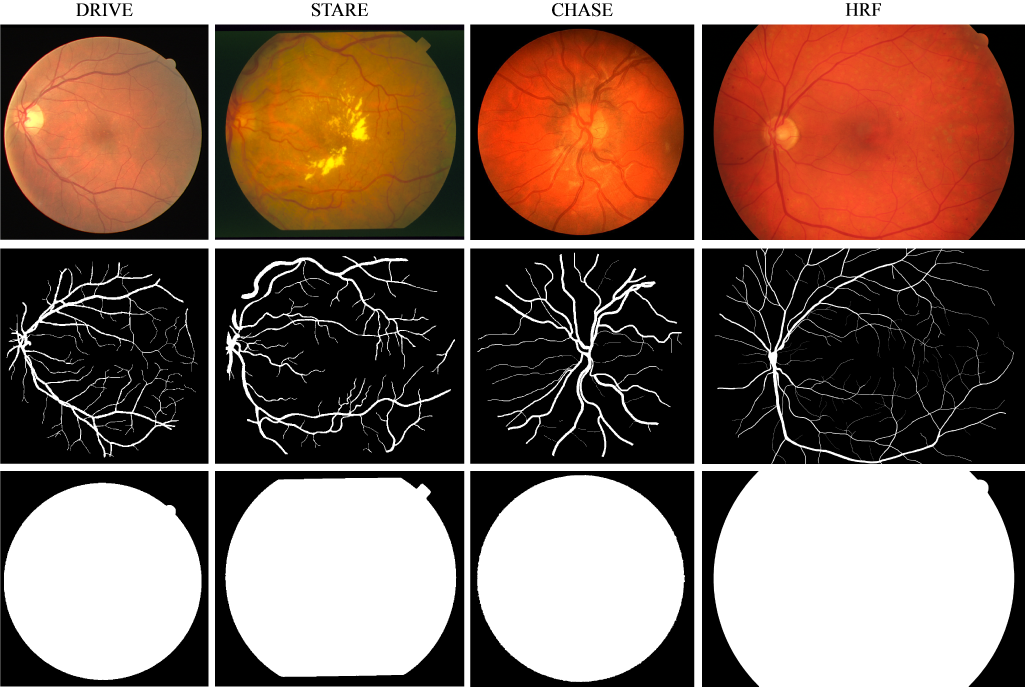
#> input picture figs/raw_pics.png, 4100 x 2746 px (shown at 1/4 size)
$ python -i pre_processing.py   (imports and definitions only)
#> lines starting #> are read from the running program, lines starting #| are printed output that depends on the picture; after the words box and inside, x2 and y2 are one past the last pixel; in counts of white or black regions, pixels touching at a corner belong together
###################################################
#
#   Script to pre-process the original imgs
#
##################################################
import cv2
from utils.help_functions import *
from os import path
from skimage import io, color, measure
from scipy import ndimage, stats


# My pre processing (use for both training and testing!)
# [65 lines left out: functions my_PreProc, histo_equalized, clahe_equalized, dataset_normalized, adjust_gamma, not called in this run]


def get_fov_mask(image_rgb, threshold=0.01):
    '''
    Automatically calculate the FOV mask (see Orlando et al., SIPAIM 2016 for further details) Convolutional neural network transfer for automated glaucoma identification
    '''
#> called with threshold = 0.01
    # format: [H, W, #channels]
    image_lab = color.rgb2lab(image_rgb)
#> image_lab: shape (2746, 4100, 3) float64; mean of channels 0, 1, 2 44.6, 9.3, 11.5
    # normalize the luminosity plane
    image_lab[:, :, 0] /= 100.0
#> image_lab: shape (2746, 4100, 3) float64; mean of channels 0, 1, 2 0.4, 9.3, 11.5
    # threshold the plane at the given threshold
    mask = image_lab[:, :, 0] >= threshold
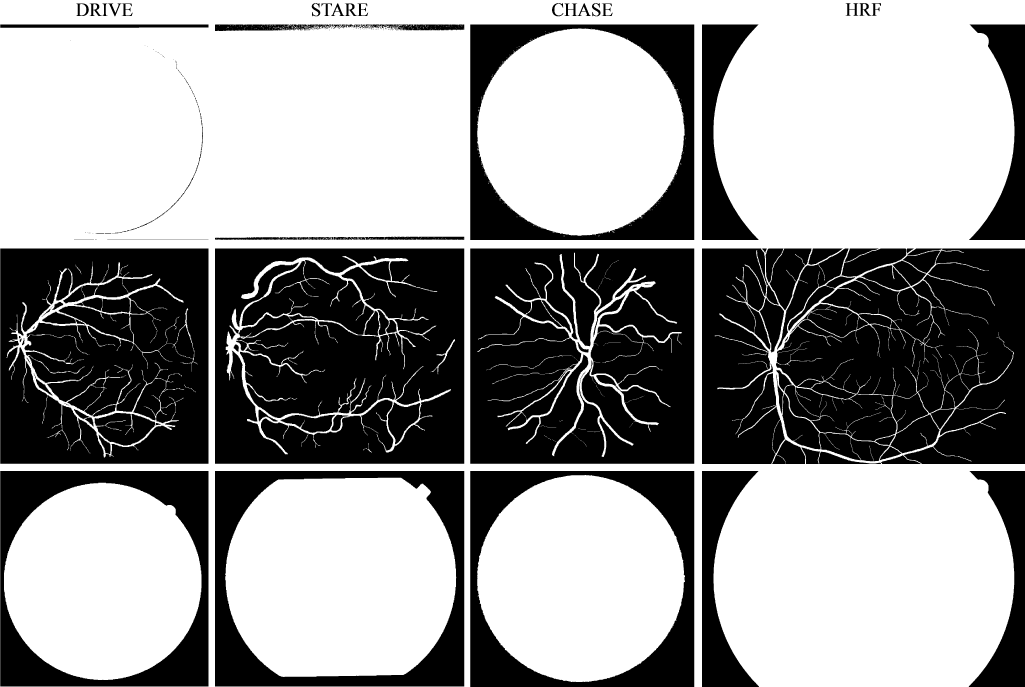
#> mask: shape (2746, 4100) bool (shown at 1/4 size); 59.8% white; 244 black regions (111 under 20 px), largest, box (x1, y1, x2, y2) and area: (1881, 994, 2777, 1855) 697237, (860, 994, 1857, 1855) 665398, (1, 994, 834, 1855) 621638

    # fill holes in the resulting mask
    mask = ndimage.binary_fill_holes(mask)
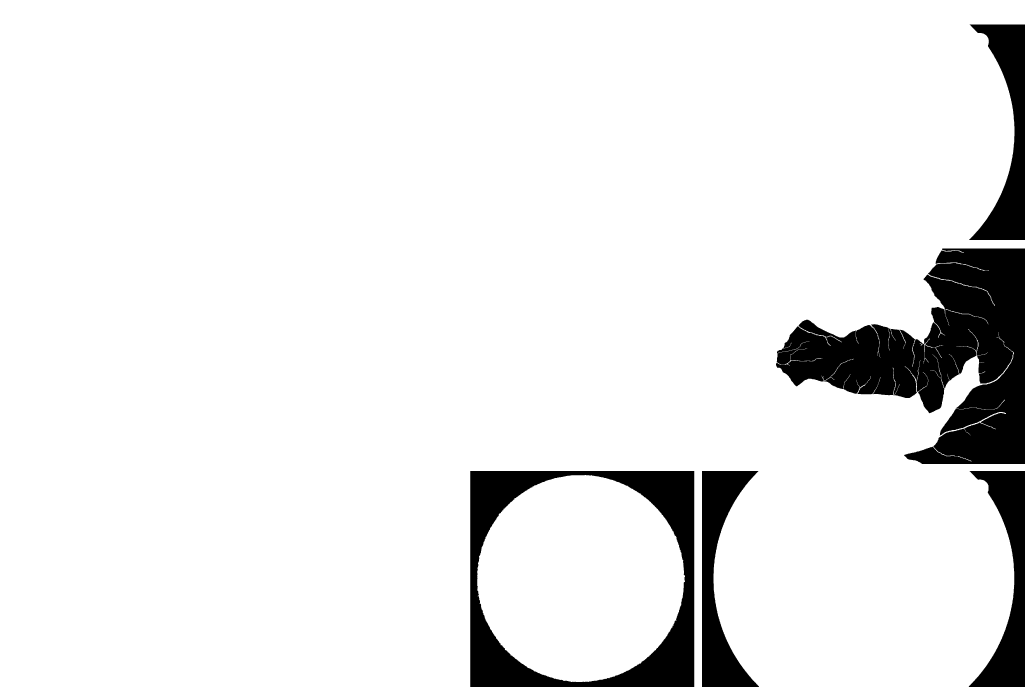
#> mask: shape (2746, 4100) bool (shown at 1/4 size); 91.8% white; 5 black regions, box (x1, y1, x2, y2) and area: (3104, 994, 4100, 1856) 431322, (1881, 1884, 2777, 2746) 234110, (2808, 1884, 3036, 2746) 88294, (3875, 1884, 4100, 2746) 84319, (3876, 98, 4100, 960) 83780
    mask = ndimage.filters.median_filter(mask, size=(5, 5))
#> mask: shape (2746, 4100) bool; 91.8% white; 5 black regions, box (x1, y1, x2, y2) and area: (3104, 994, 4100, 1856) 437180, (1881, 1884, 2777, 2746) 234116, (2808, 1884, 3035, 2746) 88284, (3876, 1884, 4100, 2746) 84326, (3878, 98, 4100, 960) 83779

    # get connected components
    connected_components = measure.label(mask).astype(float)
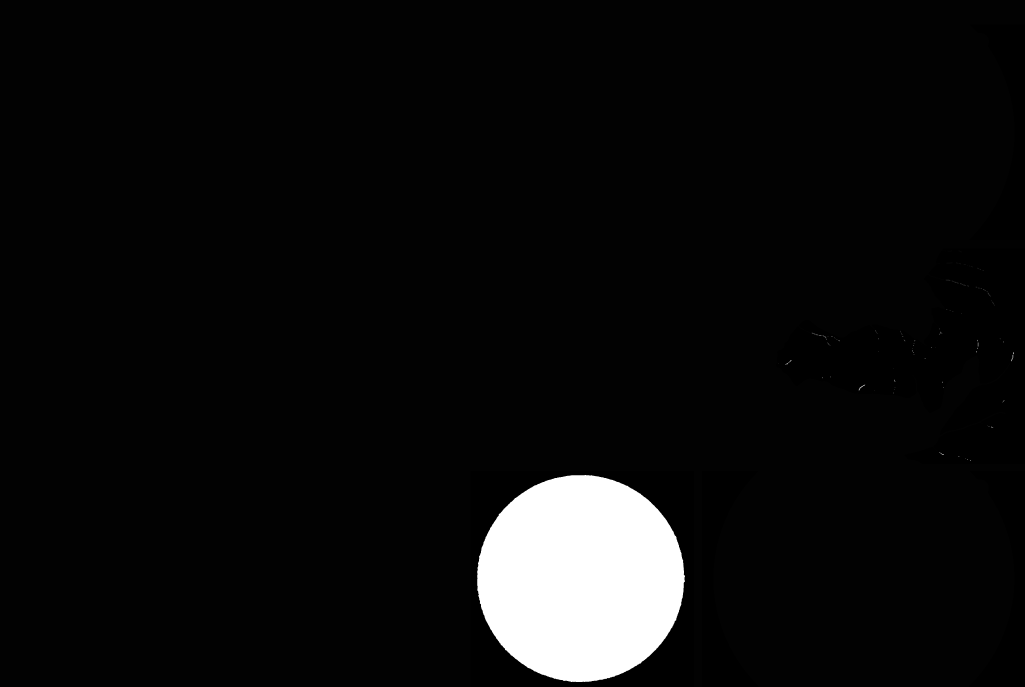
#> connected_components: shape (2746, 4100) float64 (shown at 1/4 size); min 0, max 94, mean 5.4; drawn with min black and max white

    # replace background found in [0][0] to nan so mode skips it
    connected_components[connected_components == mask[0][0]] = np.nan

    # get largest connected component (== mode of the image)
    largest_component_label = stats.mode(connected_components, axis=None, nan_policy='omit')[0]
#> largest_component_label = 0

    # use the modal value of the labels as the final mask
    mask = connected_components == largest_component_label
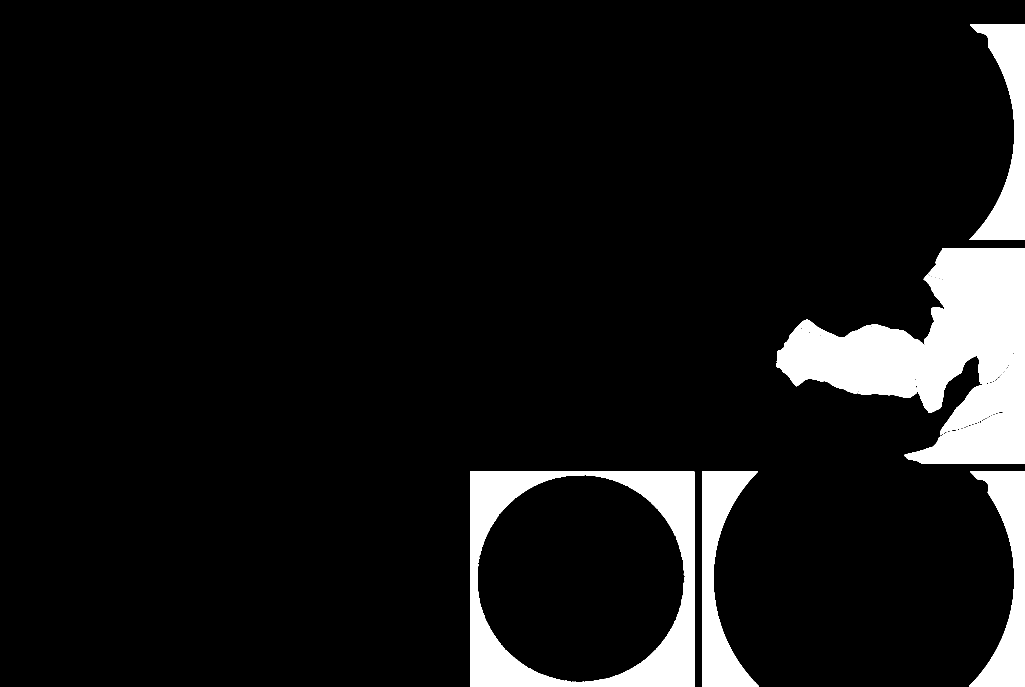
#> mask: shape (2746, 4100) bool (shown at 1/4 size); 8.2% white; 5 white regions, box (x1, y1, x2, y2) and area: (3104, 994, 4100, 1856) 437180, (1881, 1884, 2777, 2746) 234116, (2808, 1884, 3035, 2746) 88284, (3876, 1884, 4100, 2746) 84326, (3878, 98, 4100, 960) 83779

    return mask.astype(float)


# [14 lines left out: function generate_fov_masks, not called in this run]

>>> import cv2
>>> picture = cv2.cvtColor(cv2.imread('../figs/raw_pics.png'), cv2.COLOR_BGR2RGB)
>>> result = get_fov_mask(picture)
